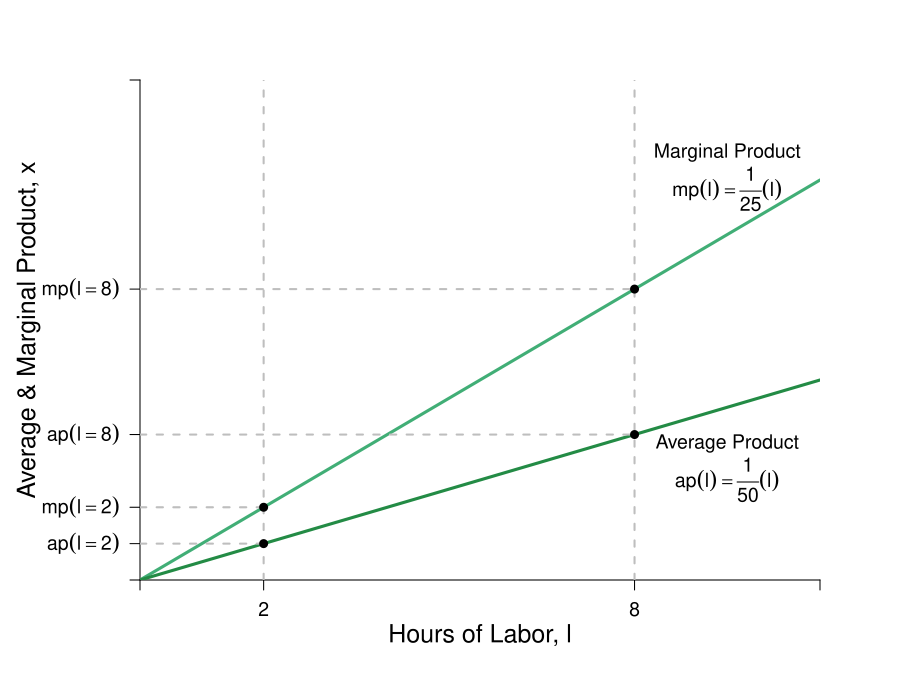

This chart was generated by the following R code:
require(shape)
pdf(file = "bfh-textbook/indmarketdemand/production_irs_apmp.pdf", width = 9, height = 7)

#Set parameters for graphics
axislabelsize <- 1.5
graphlabelsize <- 1.2
graphlinewidth <- 3
segmentlinewidth <- 2

COL <- c("#7fc97f", "#beaed4", "#fdc086", "#ffff99", "#386cb0", "#f0027f", "#bf5b17", "#666666")
COLA <- c("#99d8c9","#66c2a4","#41ae76", "#238b45", "#005824")
COLB <- c("#4eb3d3", "#2b8cbe", "#0868ac","#084081")

#Edited the margins to cater for the larger LHS labels
par(mar =  c(6, 7, 4, 4))


prodFn <- function(l, alpha = 2, k = 0.02) {
  k*l^alpha
}

MprodFn <- function(l, alpha = 2, k = 0.02) {
  k*alpha*l^(alpha - 1)
}

AprodFn <- function(l, alpha = 2, k = 0.02) {
  k*l^(alpha - 1)
}

Mpline <- function(l, constant = 0.3181472, slope = 0.125){
  constant + slope*l
}

xlims <- c(0, 11)
ylims <- c(0, 0.55)

npts <- 501 
x <- seq(xlims[1], xlims[2], length.out = npts)
y <- seq(ylims[1], ylims[2], length.out = npts) 
a <- c(13, 15, 17)

plot(0, 0, xlim = xlims, ylim = ylims, type = "n",
     xlab = expression(paste("")),
     ylab = expression(paste("")), 
     xaxt = "n", 
     yaxt = "n", 
     #cex.lab = 1.5, 
     #cex.axis = 0.8, 
     bty = "n",
     xaxs="i", 
     yaxs="i")

# ticksy <- seq(from = 0, to = ylims[2], by = 0.25)
# ylabels <- seq(from = 0, to = ylims[2], by = 0.25)
# ticksx <- seq(from = 0, to = xlims[2], by = 1)
# xlabels <- seq(from = 0, to = xlims[2], by = 1)
ticksy <- c(0, AprodFn(l = 2, k = 0.02, alpha = 2), MprodFn(l = 2, k = 0.02, alpha = 2), AprodFn(l = 8, k = 0.02, alpha = 2), MprodFn(l = 8, k = 0.02, alpha = 2), ylims[2])
ylabels <- c(NA, expression(paste(ap(l==2))), expression(paste(mp(l==2))), expression(paste(ap(l==8))), expression(paste(mp(l==8))), NA)
ticksx <- c(0, 2, 8, xlims[2])
xlabels <- c(NA, 2, 8, NA)

axis(1, at = ticksx, pos = 0, labels = xlabels, cex.axis = graphlabelsize)
axis(2, at = ticksy, pos = 0, labels = ylabels, las = 1, cex.axis = graphlabelsize)

npts <- 500 
xx1 <- seq(xlims[1], xlims[2], length.out = npts)

xx3 <- seq(1, 3, length.out = npts)
xx4 <- seq(5, 7, length.out = npts)

#lines(xx1, prodFn(xx1, alpha = 2, k = 0.02), col = COLB[4], lwd = graphlinewidth)
lines(xx1, MprodFn(xx1, alpha = 2, k = 0.02), col = COLA[3], lwd = graphlinewidth)
lines(xx1, AprodFn(xx1, alpha = 2, k = 0.02), col = COLA[4], lwd = graphlinewidth)
#lines(xx3, Mpline(xx3, constant = prodFn(l = 2, k = 0.02, alpha = 2) - 2*MprodFn(l = 2, k = 0.02, alpha = 2), slope = MprodFn(l = 2, k = 0.02, alpha = 2)), col = "gray", lty = 2, lwd = graphlinewidth)
#lines(xx4, Mpline(xx4, constant = prodFn(l = 8, k = 0.02, alpha = 2) - 6*MprodFn(l = 8, k = 0.02, alpha = 2), slope = MprodFn(l = 8, k = 0.02)), col = "gray", lty = 2, lwd = graphlinewidth)

#Axis Labels
mtext(expression(paste("Hours of Labor, ", l)), side = 1, line = 2.5, cex = axislabelsize)
text(-1.8, 0.5*ylims[2], expression(paste("Average & Marginal Product, ", x)), xpd = TRUE, cex = axislabelsize, srt = 90) 

#Margin
#segments(0, MprodFn(l = 8, k = 0.02, alpha = 2), 6, MprodFn(l = 8, k = 0.02, alpha = 2), lty = 2, col = "gray" , lwd = segmentlinewidth)
#segments(6, 0, 6, MprodFn(l = 8, k = 0.02, alpha = 2), lty = 2, col = "gray" , lwd = segmentlinewidth)
segments(8, 0, 8, ylims[2], lty = 2, col = "gray" , lwd = segmentlinewidth)
segments(0, MprodFn(l = 8, k = 0.02), 8, MprodFn(l = 8, k = 0.02), lty = 2, col = "gray" , lwd = segmentlinewidth)
segments(0, AprodFn(l = 8, k = 0.02), 8, AprodFn(l = 8, k = 0.02), lty = 2, col = "gray" , lwd = segmentlinewidth)
points(8, MprodFn(l = 8, k = 0.02), pch = 16, col = "black", cex = 1.2)
points(8, AprodFn(l = 8, k = 0.02), pch = 16, col = "black", cex = 1.2)
segments(2, 0, 2, ylims[2], lty = 2, col = "gray" , lwd = segmentlinewidth)
segments(0, MprodFn(l = 2, k = 0.02), 2, MprodFn(l = 2, k = 0.02), lty = 2, col = "gray" , lwd = segmentlinewidth)
segments(0, AprodFn(l = 2, k = 0.02), 2, AprodFn(l = 2, k = 0.02), lty = 2, col = "gray" , lwd = segmentlinewidth)
points(2, MprodFn(l = 2, k = 0.02), pch = 16, col = "black", cex = 1.2)
points(2, AprodFn(l = 2, k = 0.02), pch = 16, col = "black", cex = 1.2)

#Average
#segments(0, AprodFn(l = 2, k = 0.02, alpha = 2), 2, AprodFn(l = 2, k = 0.02, alpha = 2), lty = 2, col = "gray" , lwd = segmentlinewidth)
#segments(2, 0, 2, AprodFn(l = 2, k = 0.02, alpha = 2), lty = 2, col = "gray" , lwd = segmentlinewidth)
#segments(0, 0, 2, AprodFn(l = 2, k = 0.02, alpha = 2), lty = 2, col = COLB[4] , lwd = segmentlinewidth)
#points(2, AprodFn(l = 2, k = 0.02, alpha = 2), pch = 16, col = "black", cex = 1.5)


#Label the iso-welfare functions for the HG, Aisha
text(8.2, 1.1, expression(paste("Total Product")))
text(8.2, 1, expression(x == frac(1,50)*(l)^2))


#Marginal Product
#text(6, 0.1, expression(paste("Slope of tangent line")))
text(9.5, MprodFn(l = 9.5, k = 0.02, alpha = 2) + 0.09, expression(paste("Marginal Product")), cex = graphlabelsize)
text(9.5, MprodFn(l = 9.5, k = 0.02, alpha = 2) + 0.05, expression(paste(mp(l) == frac(1,25)*(l) )), cex = graphlabelsize)
#Arrows(4.7, 0.075, 2.3, 0.075, col = "black", lty = 1, lwd = 2, arr.type = "triangle", arr.lwd = 0.5)
#Arrows(6, 0.13, 6, 0.67, col = "black", lty = 1, lwd = 2, arr.type = "triangle", arr.lwd = 0.5)

#Average Product
text(9.5, AprodFn(l = 9.5, k = 0.02, alpha = 2) - 0.04, expression(paste("Average Product")), cex = graphlabelsize)
text(9.5, AprodFn(l = 9.5, k = 0.02, alpha = 2) - 0.08, expression(paste(ap(l) == frac(1,50)*(l) )), cex = graphlabelsize)
#Arrows(1.5, prodFn(l = 8, k = 0.02, alpha = 2) - 0.175, 1.5, prodFn(l = 2, k = 0.02, alpha = 2) + 0.01 , col = "black", lty = 1, lwd = 2, arr.type = "triangle", arr.lwd = 0.5)
#Arrows(2.8, prodFn(l = 8, k = 0.02, alpha = 2) - 0.125, 4.75, prodFn(l = 8, k = 0.02, alpha = 2) - 0.125, col = "black", lty = 1, lwd = 2, arr.type = "triangle", arr.lwd = 0.5)



dev.off()
